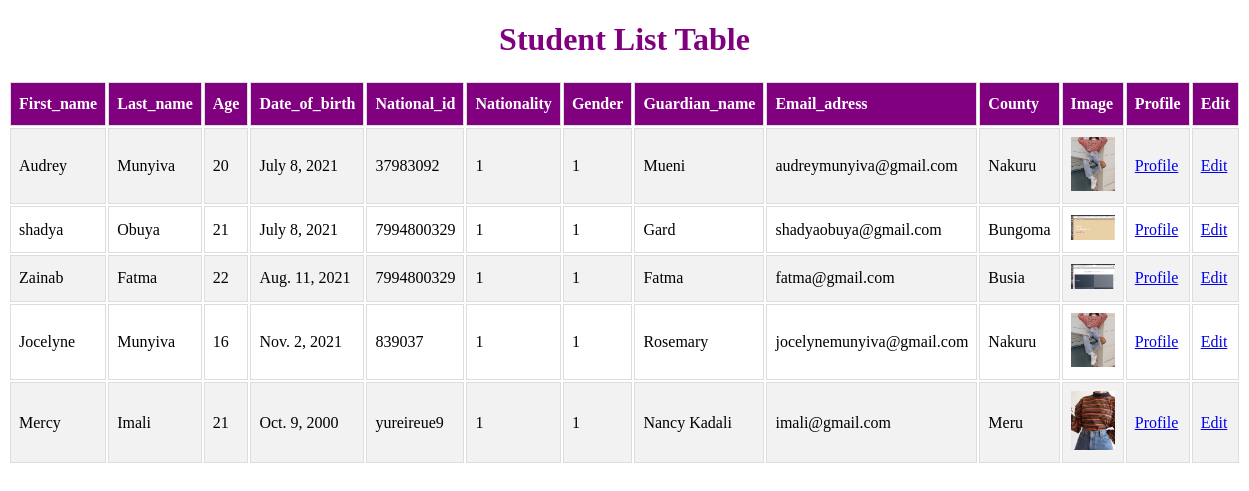
Before: /student/list with the older database file.
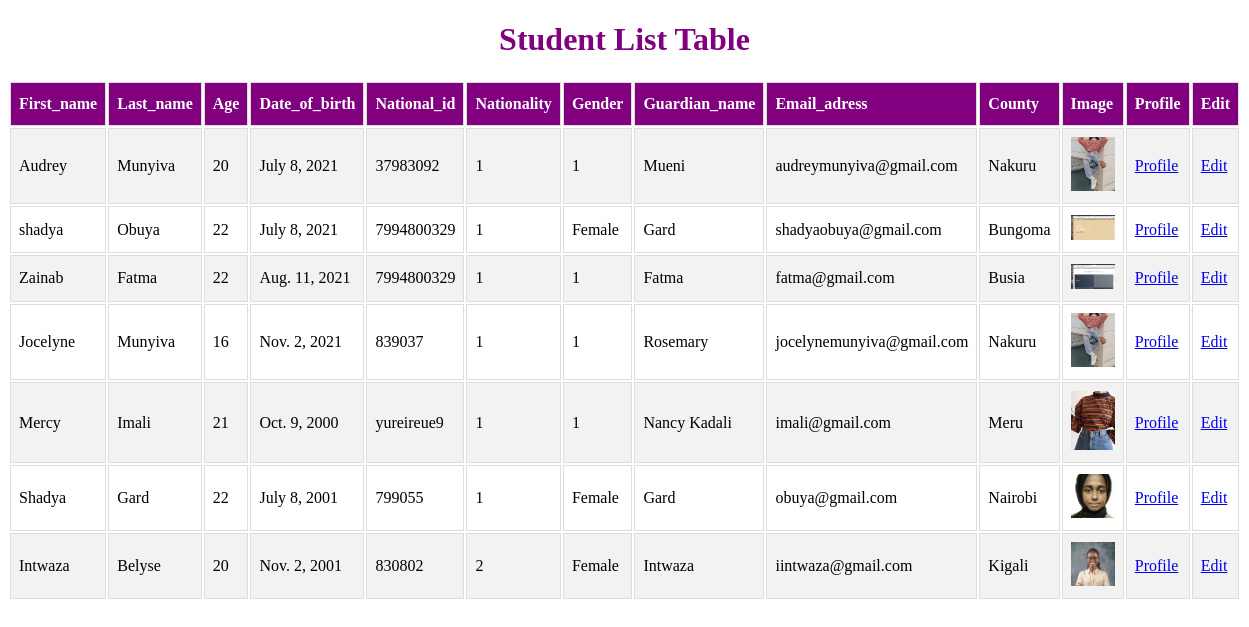
After: the same page with the newer database file.
### student/models.py (models this page shows, shortened)
class Student(models.Model):
    first_name=models.CharField(max_length=12, null=True)
    last_name=models.CharField(max_length=12, null=True)
    age=models.PositiveSmallIntegerField(null=True)
    date_of_birth=models.DateField(blank=True,null=True)
    national_id=models.CharField(max_length=20,null=True)
    nationality=(
        ('1','Kenyan'),
        ('2','Rwandan'),
        ('3','SouthSudanese'),
        ('4','Ugandan'),
    )
    nationality=models.CharField(
        max_length=15 , choices=nationality
    ,null=True)
    gender=(
        ('Female','Female'),
        ('Male','Male'),
        ('Other','Other'),
    )
    gender=models.CharField(max_length=15,choices=gender, null=True)
    guardian_name=models.CharField(max_length=12,null=True)
    email_adress=models.EmailField(null=True)
    county=models.CharField(max_length=15,null=True)
    image=models.ImageField(upload_to ="images/",null=True)
    languages=(
        ('English','English'),
        ('Swahili','Swahili'),
        ('French','French'),
        ('Kinyarwanda','Kinyaruanda'),
    )
    languages=models.CharField(max_length=15,choices=languages,null=True)
    date_of_enrollement=models.DateField(null=True)
    course_name=models.CharField(max_length=12,blank=True,null=True)
    laptop_number=models.CharField(max_length=10,blank=True,null=True)

### student/views.py (the view)
# urls.py: path("list",student_list,name="student_list"),
def student_list(request):
    students=Student.objects.all()
    return render(request,"student_list.html",{"students":students})

### student/templates/student_list.html (shortened to what this page needs)
<!DOCTYPE html>
<html lang="en">
<head>
</head>
<body>
    <h1 class="title"> Student List Table</h1>
    <table id="table">
        <tr>
        <th>First_name</th>
        <th>Last_name</th>
        <th>Age</th>
        <th>Date_of_birth</th>
        <th>National_id</th>
        <th>Nationality</th>
        <th>Gender</th>
        <th>Guardian_name</th>
        <th>Email_adress</th>
        <th>County</th>
        <th>Image</th>
        <th>Profile</th>
        <th>Edit</th>
    </tr>
    {%for student in students%}
    <tr>
        <td> {{student.first_name}}</td>
        <td> {{student.last_name}}</td>
        <td> {{student.age}}</td>
        <td> {{student.date_of_birth}}</td>
        <td> {{student.national_id}}</td>
        <td> {{student.nationality}}</td>
        <td> {{student.gender}}</td>
        <td> {{student.guardian_name}}</td>
        <td> {{student.email_adress}}</td>
        <td> {{student.county}}</td>
        {% if student.image %}
        <td> <img id="picha"src="{{student.image.url}}"></td>
        {% endif %}
        <td>
            <a href="{% url 'student_profile' id=student.id%}"> Profile</a>
        </td>
        <td>
            <a href="{% url 'edit_student' id=student.id%}"> Edit</a>
        </td>
    </tr>
    {%endfor%}
</table>
</body>
</html>

Changed rows visible on the page:
changed Student "shadya": age "21" → "22"; gender "1" → "Female"
added Student: first_name "Shadya", last_name "Gard", age "22", date_of_birth "July 8, 2001", national_id "799055", nationality "1", gender "Female", guardian_name "Gard", email_adress "obuya@gmail.com", county "Nairobi", image (picture)
added Student: first_name "Intwaza", last_name "Belyse", age "20", date_of_birth "Nov. 2, 2001", national_id "830802", nationality "2", gender "Female", guardian_name "Intwaza", email_adress "iintwaza@gmail.com", county "Kigali", image (picture)
